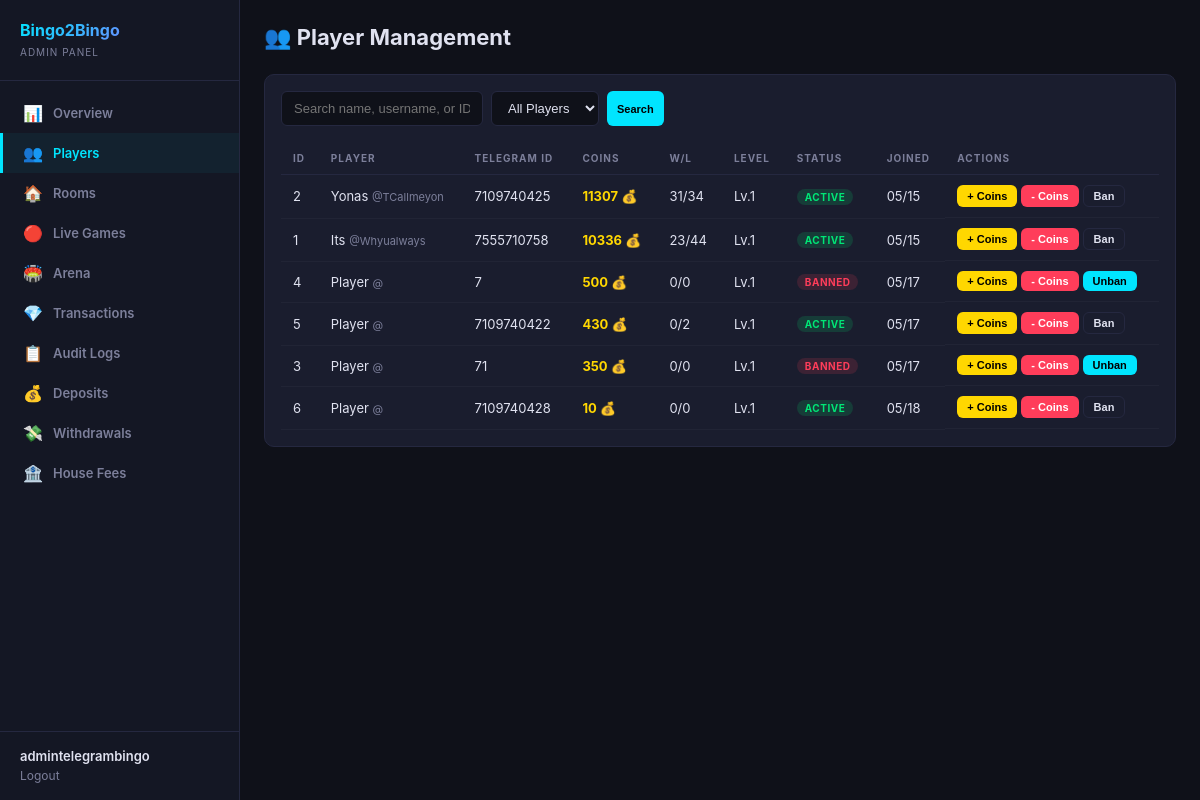
The page /dashboard/players/ (signed in) on the database as committed earlier.
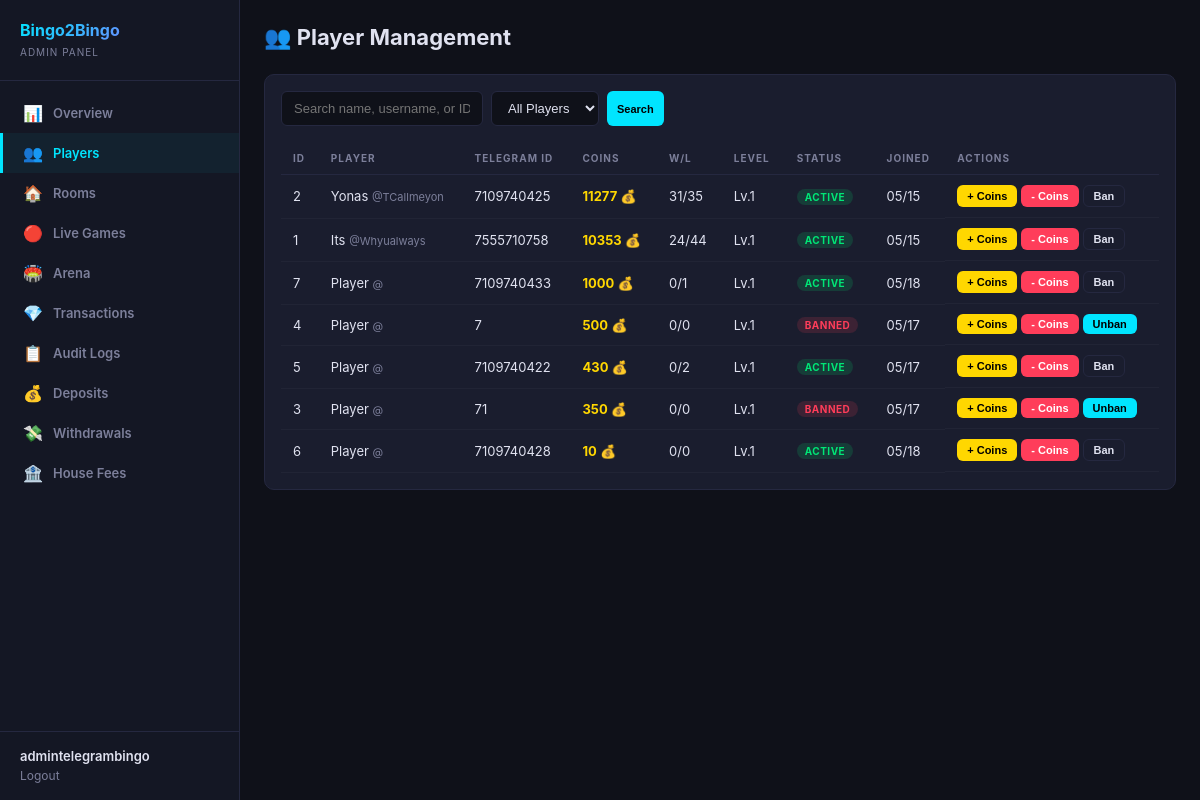
The same page on the database as committed later.
### users/models.py (models this page shows, shortened)
class Player(models.Model):
    telegram_id = models.BigIntegerField(unique=True, db_index=True)
    username = models.CharField(max_length=255, blank=True, default='')
    first_name = models.CharField(max_length=255, blank=True, default='')
    phone_number = models.CharField(max_length=20, blank=True, default='')
    coins = models.BigIntegerField(default=10)
    wins = models.IntegerField(default=0)
    losses = models.IntegerField(default=0)
    games_played = models.IntegerField(default=0)
    xp = models.BigIntegerField(default=0)
    level = models.IntegerField(default=1)
    referral_code = models.CharField(max_length=32, unique=True, blank=True)
    invited_by = models.ForeignKey(
        'self', null=True, blank=True,
        on_delete=models.SET_NULL,
        related_name='invitees'
    )
    is_banned = models.BooleanField(default=False)
    last_daily_bonus = models.DateTimeField(null=True, blank=True)
    created_at = models.DateTimeField(default=timezone.now)
    class Meta:
        verbose_name = 'Player'
        verbose_name_plural = 'Players'
        ordering = ['-coins']

### dashboard/views.py (the view)
# urls.py: path('players/', views.players, name='players'),
@admin_required
def players(request):
    search = request.GET.get('search', '')
    status_filter = request.GET.get('status', 'all')
    players_qs = Player.objects.all()
    if search:
        players_qs = players_qs.filter(
            Q(first_name__icontains=search) |
            Q(username__icontains=search) |
            Q(telegram_id__icontains=search)
        )
    if status_filter == 'banned':
        players_qs = players_qs.filter(is_banned=True)
    elif status_filter == 'active':
        players_qs = players_qs.filter(is_banned=False)
    players_list = list(players_qs.order_by('-coins')[:100])
    return render(request, 'dashboard/players.html', {
        'players': players_list,
        'search': search,
        'status_filter': status_filter,
    })

### dashboard/auth.py (called while the page is built)
def admin_required(view_func):
    @wraps(view_func)
    def wrapper(request, *args, **kwargs):
        if not request.user.is_authenticated:
            return redirect('dashboard:login')
        if not request.user.is_staff and not request.user.is_superuser:
            messages.error(request, 'Access denied. Staff only.')
            return redirect('dashboard:login')
        return view_func(request, *args, **kwargs)
    return wrapper

### dashboard/templates/dashboard/players.html (shortened to what this page needs)
{% extends 'dashboard/base.html' %}
{% block content %}
<div class="header">
  <h1>👥 Player Management</h1>
</div>
<div class="card">
  <form class="toolbar" method="GET">
    <input type="text" name="search" placeholder="Search name, username, or ID..." value="{{ search }}">
    <select name="status">
      <option value="all" {% if status_filter == 'all' %}selected{% endif %}>All Players</option>
    </select>
    <button type="submit" class="btn btn-cyan btn-sm">Search</button>
  </form>
  <table>
    <thead>
      <tr><th>ID</th><th>Player</th><th>Telegram ID</th><th>Coins</th><th>W/L</th><th>Level</th><th>Status</th><th>Joined</th><th>Actions</th></tr>
    </thead>
    <tbody>
    {% for p in players %}
    <tr>
      <td>{{ p.id }}</td>
      <td>{{ p.first_name }} <span style="color:var(--muted);font-size:11px;">@{{ p.username|default:"" }}</span></td>
      <td>{{ p.telegram_id }}</td>
      <td style="color:var(--gold);font-weight:700;">{{ p.coins }} 💰</td>
      <td>{{ p.wins }}/{{ p.losses }}</td>
      <td>Lv.{{ p.level }}</td>
      <td>
        {% if p.is_banned %}<span class="badge badge-danger">Banned</span>
        {% else %}<span class="badge badge-success">Active</span>{% endif %}
      </td>
      <td>{{ p.created_at|date:"m/d" }}</td>
      <td style="display:flex;gap:4px;flex-wrap:wrap;">
        <button class="btn btn-gold btn-sm" onclick="openCoinModal({{ p.id }}, '{{ p.first_name|escapejs }}', 'add')">+ Coins</button>
        <button class="btn btn-red btn-sm" onclick="openCoinModal({{ p.id }}, '{{ p.first_name|escapejs }}', 'deduct')">- Coins</button>
        {% if p.is_banned %}
        <button class="btn btn-cyan btn-sm" onclick="toggleBan({{ p.id }})">Unban</button>
        {% else %}
        <button class="btn btn-outline btn-sm" onclick="toggleBan({{ p.id }})">Ban</button>
        {% endif %}
      </td>
    </tr>
    {% empty %}
    <tr><td colspan="9" style="text-align:center;color:var(--muted);padding:32px;">No players found</td></tr>
    {% endfor %}
    </tbody>
  </table>
</div>
{% endblock %}

### dashboard/templates/dashboard/base.html (shortened to what this page needs)
<!DOCTYPE html>
<html lang="en">
<head>
  {% load static %}
  <link rel="stylesheet" href="{% static 'dashboard/css/admin.css' %}">
</head>
<body>
  <aside class="sidebar">
    <div class="sidebar-logo">
      <h2>Bingo2Bingo</h2>
      <span>Admin Panel</span>
    </div>
    <nav class="sidebar-nav">
      <a href="{% url 'dashboard:overview' %}" class="{% if request.resolver_match.url_name == 'overview' %}active{% endif %}">
        <span class="icon">📊</span> Overview
      </a>
      <a href="{% url 'dashboard:players' %}" class="{% if request.resolver_match.url_name == 'players' %}active{% endif %}">
        <span class="icon">👥</span> Players
      </a>
      <a href="{% url 'dashboard:rooms' %}" class="{% if request.resolver_match.url_name == 'rooms' or request.resolver_match.url_name == 'room_detail' %}active{% endif %}">
        <span class="icon">🏠</span> Rooms
      </a>
      <a href="{% url 'dashboard:live' %}" class="{% if request.resolver_match.url_name == 'live' %}active{% endif %}">
        <span class="icon">🔴</span> Live Games
      </a>
      <a href="{% url 'dashboard:arena' %}" class="{% if request.resolver_match.url_name == 'arena' %}active{% endif %}">
        <span class="icon">🏟️</span> Arena
      </a>
      <a href="{% url 'dashboard:transactions' %}" class="{% if request.resolver_match.url_name == 'transactions' %}active{% endif %}">
        <span class="icon">💎</span> Transactions
      </a>
      <a href="{% url 'dashboard:logs' %}" class="{% if request.resolver_match.url_name == 'logs' %}active{% endif %}">
        <span class="icon">📋</span> Audit Logs
      </a>
      <a href="{% url 'dashboard:admin_deposits' %}" class="{% if request.resolver_match.url_name == 'admin_deposits' %}active{% endif %}">
        <span class="icon">💰</span> Deposits
      </a>
      <a href="{% url 'dashboard:admin_withdrawals' %}" class="{% if request.resolver_match.url_name == 'admin_withdrawals' %}active{% endif %}">
        <span class="icon">💸</span> Withdrawals
      </a>
      <a href="{% url 'dashboard:house_fees' %}" class="{% if request.resolver_match.url_name == 'house_fees' %}active{% endif %}">
        <span class="icon">🏦</span> House Fees
      </a>
    </nav>
    <div class="sidebar-footer">
      <div class="user">{{ request.user.username }}</div>
      <a href="{% url 'dashboard:logout' %}">Logout</a>
    </div>
  </aside>
  <main class="main">
    {% block content %}{% endblock %}
  </main>
</body>
</html>

### dashboard/static/dashboard/css/admin.css (style rules this page uses)
:root { --bg: #0f1119; --sidebar-bg: #141724; --card-bg: #1a1d2e; --border: #252840; --text: #e0e2f0; --muted: #7c7f9a; --cyan: #00e5ff; --purple: #b44dff; --gold: #ffd700; --green: #00e676; --red: #ff3d5a; --orange: #ff9100; --radius: 10px; }
* { margin:0; padding:0; box-sizing:border-box; }
body { font-family: -apple-system, BlinkMacSystemFont, 'Segoe UI', Roboto, sans-serif; background: var(--bg); color: var(--text); display: flex; min-height: 100vh; }
a { color: var(--cyan); text-decoration: none; }
.sidebar { width: 240px; min-height: 100vh; background: var(--sidebar-bg); border-right: 1px solid var(--border); padding: 20px 0; position: fixed; top: 0; left: 0; bottom: 0; overflow-y: auto; z-index: 10; }
.sidebar-logo { padding: 0 20px 20px; border-bottom: 1px solid var(--border); margin-bottom: 12px; }
.sidebar-logo h2 { font-size: 16px; background: linear-gradient(135deg, var(--cyan), var(--purple)); -webkit-background-clip: text; -webkit-text-fill-color: transparent; background-clip: text; }
.sidebar-logo span { font-size: 10px; color: var(--muted); letter-spacing: 1px; text-transform: uppercase; }
.sidebar-nav a { display: flex; align-items: center; gap: 10px; padding: 10px 20px; color: var(--muted); font-size: 13px; font-weight: 600; transition: .2s; border-left: 3px solid transparent; }
.sidebar-nav a:hover, .sidebar-nav a.active { color: var(--cyan); background: rgba(0,229,255,0.05); border-left-color: var(--cyan); }
.sidebar-nav .icon { font-size: 16px; width: 20px; text-align: center; }
.sidebar-footer { position: absolute; bottom: 0; left: 0; right: 0; padding: 16px 20px; border-top: 1px solid var(--border); }
.sidebar-footer a { font-size: 12px; color: var(--muted); }
.sidebar-footer .user { font-size: 13px; font-weight: 600; color: var(--text); }
.main { margin-left: 240px; flex: 1; padding: 24px; }
.header { display: flex; justify-content: space-between; align-items: center; margin-bottom: 24px; }
.header h1 { font-size: 22px; font-weight: 700; }
.card { background: var(--card-bg); border: 1px solid var(--border); border-radius: var(--radius); padding: 16px; margin-bottom: 16px; }
.toolbar { display: flex; gap: 8px; margin-bottom: 16px; flex-wrap: wrap; }
.toolbar input, .toolbar select { background: var(--bg); border: 1px solid var(--border); color: var(--text); padding: 8px 12px; border-radius: 6px; font-size: 13px; outline: none; }
.toolbar input { min-width: 200px; }
table { width: 100%; border-collapse: collapse; font-size: 13px; }
th { text-align: left; padding: 10px 12px; color: var(--muted); font-weight: 700; text-transform: uppercase; font-size: 10px; letter-spacing: 1px; border-bottom: 1px solid var(--border); }
td { padding: 10px 12px; border-bottom: 1px solid rgba(255,255,255,0.03); }
.badge { display: inline-block; padding: 2px 8px; border-radius: 20px; font-size: 10px; font-weight: 700; text-transform: uppercase; letter-spacing: 0.5px; }
.badge-success { background: rgba(0,230,118,0.15); color: var(--green); }
.badge-danger { background: rgba(255,61,90,0.15); color: var(--red); }
.btn { display: inline-block; padding: 7px 14px; border-radius: 6px; font-size: 12px; font-weight: 700; cursor: pointer; border: none; transition: .2s; text-decoration: none; color: #fff; }
.btn-sm { padding: 4px 10px; font-size: 11px; }
.btn-cyan { background: var(--cyan); color: #000; }
.btn-red { background: var(--red); }
.btn-gold { background: var(--gold); color: #000; }
.btn-outline { background: transparent; border: 1px solid var(--border); color: var(--text); }

Rows that differ between the two databases and show on the page:
changed Player "Yonas": coins "11307" → "11277"; losses "34" → "35"
changed Player "Its": coins "10336" → "10353"; wins "23" → "24"
added Player: id "7", first_name "Player", telegram_id "7109740433", coins "1000", wins "0", losses "1", level "1", is_banned "ACTIVE", created_at "05/18"
